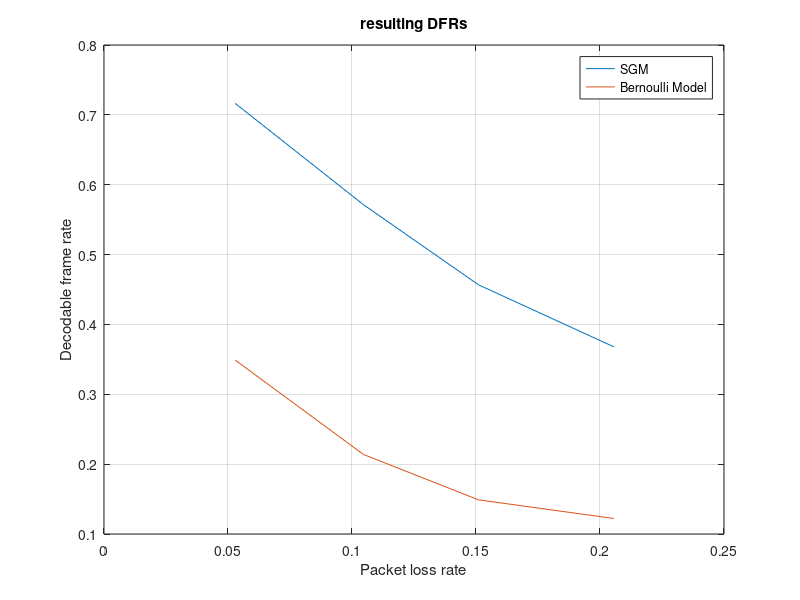

This figure's MATLAB source:
Packet_loss=[0.0529,0.1046,0.1510,0.2056];
SGM=[0.7164,0.5715,0.4567,0.3679];
Bernoulli=[0.3490,0.2139,0.1489,0.1222];
 
plot(Packet_loss,SGM,Packet_loss,Bernoulli);
grid on;
title('resulting DFRs');
xlabel('Packet loss rate');
ylabel('Decodable frame rate');
legend('SGM','Bernoulli Model');